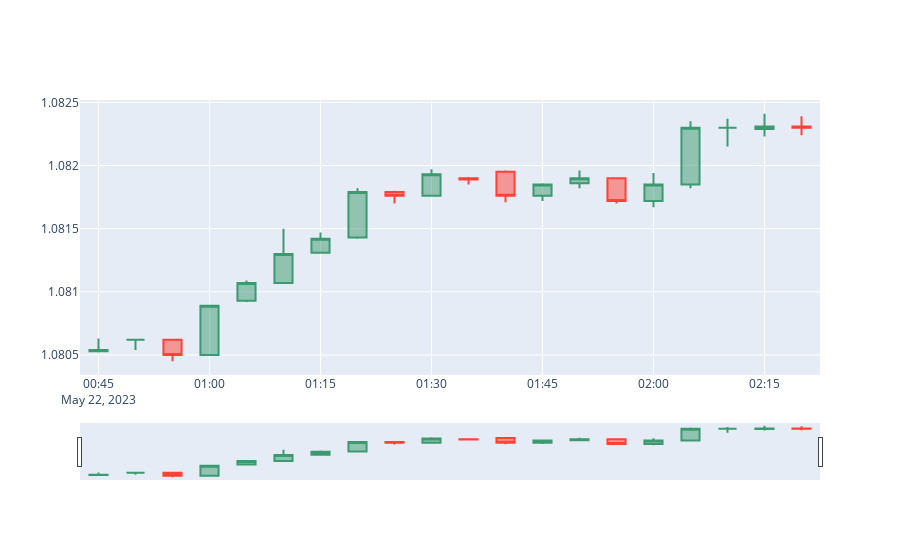

Notebook code cell kept with this figure:
### Markdown cell above
# Feature engineering

### Code cell
import plotly.graph_objects as go

data_f = data.filter(pl.col("time") > pd.to_datetime("2023-05-22 00:40:00")).head(20)
fig = go.Figure(data=[go.Candlestick(x=data_f["time"],
                open=data_f["open"],
                high=data_f["high"],
                low=data_f["low"],
                close=data_f["close"])])

fig.show()
